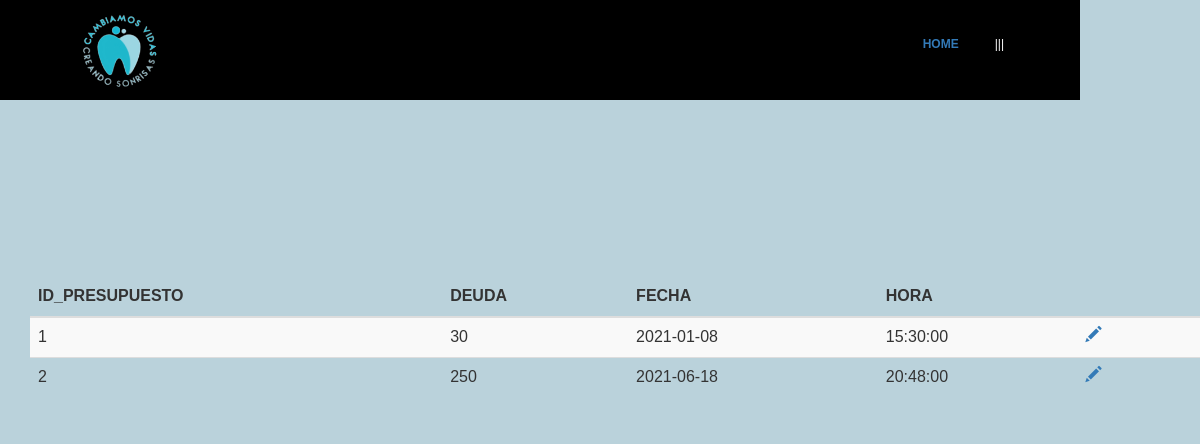
The app's page /codigoFuente/modificar/presupuestos2.php (signed in) with its own data.
### tables this page shows
CREATE TABLE PRESUPUESTOS (
  ID_PRESUPUESTO integer AUTO_INCREMENT,
  ID_TRATAMIENTO integer,
  DNI_PACIENTE varchar(9),
  MEDICO_NOMBRE varchar(30),
  DEUDA integer,
  FECHA date,
  HORA time,
  PRIMARY KEY (ID_PRESUPUESTO),
  FOREIGN KEY (ID_TRATAMIENTO) REFERENCES TRATAMIENTOS (ID_TRATAMIENTO),
  FOREIGN KEY (DNI_PACIENTE) REFERENCES PACIENTES (DNI_PACIENTE),
  FOREIGN KEY (MEDICO_NOMBRE) REFERENCES MEDICOS (NOMBRE_APELLIDO)
);

### codigoFuente/modificar/presupuestos2.php (the view, shortened to what this page needs)
<html>
<head>
	<link rel="stylesheet" type="text/css" href="css/style.css">
	<link href="css/bootstrap.min.css" rel="stylesheet">
	<link href="css/bootstrap-theme.css" rel="stylesheet">
</head>
<body style="background-color:#BAD2DB">
<div id= "formulario">
<header id="Header">
	<img src="css/imagen2.png" alt="" class="logo">
	<ul class="main-menu">
		<li class="cta"><a href="../home.php">HOME</a></li>
		<ul class="nav">
			<li><a href="">|||</a></img>
			</li>
		</ul>
	</ul>
</header>
<br><br><br><br><br><br><br><br><br><br><br><br>
	<body>
<?php
	require 'conexion.php';
	$where = "";
	$sql = "SELECT * FROM presupuestos $where";
	$resultado = $mysqli->query($sql);
?>
		<div class="container">
			<br><br><br>
			<div class="row table-responsive">
				<table class="table table-striped">
					<thead>
						<tr>
							<th>ID_PRESUPUESTO</th>
							<th>DEUDA</th>
							<th>FECHA</th>
							<th>HORA</th>
							<th></th>
							<th></th>
						</tr>
					</thead>
					<tbody>
						<?php while($row = $resultado->fetch_array(MYSQLI_ASSOC)) { ?>
							<tr>
								<td><?php echo $row['ID_PRESUPUESTO']; ?></td>
								<td><?php echo $row['DEUDA']; ?></td>
								<td><?php echo $row['FECHA']; ?></td>
								<td><?php echo $row['HORA']; ?></td>
								<td><a href="modificar_presupuestos.php?ID_PRESUPUESTO=<?php echo $row['ID_PRESUPUESTO']; ?>"><span class="glyphicon glyphicon-pencil"></span></a></td>
								<td></td>
							</tr>
						<?php } ?>
					</tbody>
				</table>
			</div>
		</div>
	</body>
</html>

### codigoFuente/modificar/css/style.css (style rules this page uses)
#formulario { padding: 20px 0px 0px 30px; font-family:verdana,arial; font-size:9pt; display: flex; flex-direction: column; justify-content: center; align-items: center; }
#header { height: auto; width: 90%; position: fixed; top: 0; left: 0; display:flex; justify-content: space-between; align-items: center; padding: 0 5%; box-sixing: border-box; height: 100px; transition: 0.5s; background-color: black; border: 4px solid black; }
.logo { height: 100%; }
.main-menu { display: flex; justify-content: center; align-items: center; list-style: none; }
.cta { padding: 10px 24px; border-radius: 30px; background-color: var(--main-color); color: #f2f2f2; font-weight: 600; cursor: pointer; transition: 0.5s; }
* { margin:0px; padding:0px; }
ul, ol { list-style:none; }
.nav > li { float:left; }
.nav li a { background-color:#000; color:#fff; text-decoration:none; padding:10px 12px; display:block; }

### codigoFuente/modificar/presupuestos2.php (style rules this page uses)
* { margin:0px; padding:0px; }
ul, ol { list-style:none; }
.nav > li { float:left; }
.nav li a { background-color:#000; color:#fff; text-decoration:none; padding:10px 12px; display:block; }

### records on screen
presupuestos: ID_PRESUPUESTO "1", DEUDA "30", FECHA "2021-01-08", HORA "15:30:00"
presupuestos: ID_PRESUPUESTO "2", DEUDA "250", FECHA "2021-06-18", HORA "20:48:00"
